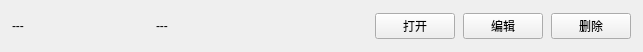
<?xml version="1.0" encoding="UTF-8"?>
<ui version="4.0">
 <class>TreeDirGroupDirItemUi</class>
 <widget class="QWidget" name="TreeDirGroupDirItemUi">
  <property name="geometry">
   <rect>
    <x>0</x>
    <y>0</y>
    <width>643</width>
    <height>52</height>
   </rect>
  </property>
  <property name="windowTitle">
   <string>Form</string>
  </property>
  <layout class="QHBoxLayout" name="horizontalLayout" stretch="0,1,0,0,0">
   <property name="spacing">
    <number>8</number>
   </property>
   <property name="leftMargin">
    <number>12</number>
   </property>
   <property name="topMargin">
    <number>12</number>
   </property>
   <property name="rightMargin">
    <number>12</number>
   </property>
   <property name="bottomMargin">
    <number>12</number>
   </property>
   <item>
    <widget class="QLabel" name="labelName">
     <property name="minimumSize">
      <size>
       <width>136</width>
       <height>0</height>
      </size>
     </property>
     <property name="text">
      <string>---</string>
     </property>
    </widget>
   </item>
   <item>
    <widget class="QhLabel" name="labelPath">
     <property name="text">
      <string>---</string>
     </property>
    </widget>
   </item>
   <item>
    <widget class="QPushButton" name="pushButtonOpen">
     <property name="text">
      <string>打开</string>
     </property>
    </widget>
   </item>
   <item>
    <widget class="QPushButton" name="pushButtonEdit">
     <property name="text">
      <string>编辑</string>
     </property>
    </widget>
   </item>
   <item>
    <widget class="QPushButton" name="pushButtonDel">
     <property name="text">
      <string>删除</string>
     </property>
    </widget>
   </item>
  </layout>
 </widget>
 <customwidgets>
  <customwidget>
   <class>QhLabel</class>
   <extends>QLabel</extends>
   <header>qhlabel.h</header>
  </customwidget>
 </customwidgets>
 <resources/>
 <connections/>
</ui>
